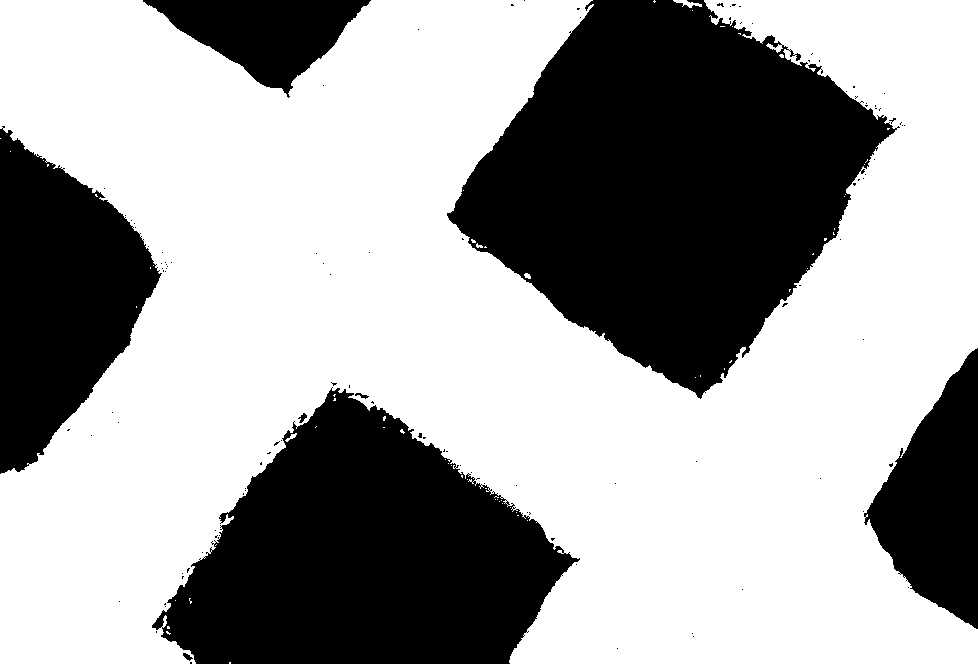
#> input picture measurement/Figures/corner_detector.png, 978 x 664 px
$ python fast_corner.py
#> lines starting #> are read from the running program, lines starting #| are printed output that depends on the picture; after the words box and inside, x2 and y2 are one past the last pixel; in counts of white or black regions, pixels touching at a corner belong together
import numpy as np
from PIL import Image
from skimage.feature import corner_peaks
from skimage.feature import corner_subpix, corner_fast
from matplotlib import pyplot as plt

# Image is opened and is converted to grayscale.
img = Image.open('../Figures/corner_detector.png').convert('L')
#> img: PIL image 978x664 L; 62.9% white; 116 black regions (108 under 20 px), largest, box (x1, y1, x2, y2) and area: (447, 0, 900, 399) 105013, (152, 387, 580, 664) 72316, (0, 126, 162, 474) 33832
# img is converted to an ndarray.
img1 = np.asarray(img)

corner_response = corner_fast(img1)
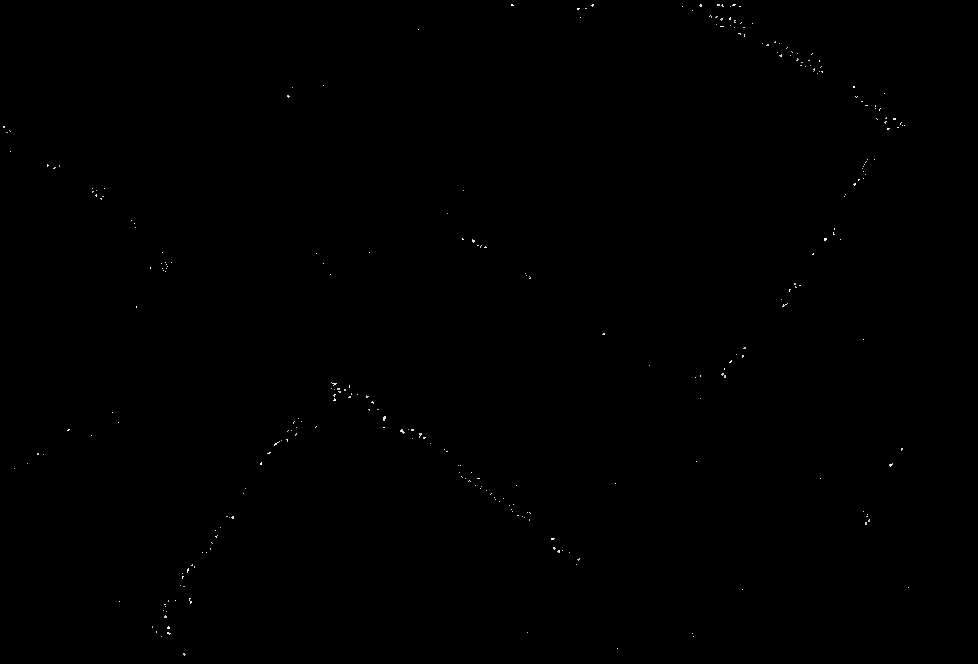
#> corner_response: shape (664, 978) float64; min 0, max 16, mean 0.0162; drawn with min black and max white
cpv = corner_peaks(corner_response, min_distance=50)
#> cpv = 29 pairs, first value 53 to 601, second value 104 to 908
corners_subpix_val = corner_subpix(img1, cpv, window_size=13)
#> corners_subpix_val = 29 rows, first 8: [54.06, 810.3], [85, 323], [93, 884], [158.1, 869.9], [192, 100.3], [230.2, 836.9], [236.7, 466.2], [252, 162]
fig, ax = plt.subplots()
ax.imshow(img1, interpolation='nearest', cmap=plt.cm.gray)
x = corners_subpix_val[:, 1]
y = corners_subpix_val[:, 0]
ax.plot(x, y, 'ob', markersize=10)
ax.axis('off')
plt.savefig('../Figures/corner_fast_detector_output.png', dpi=300)
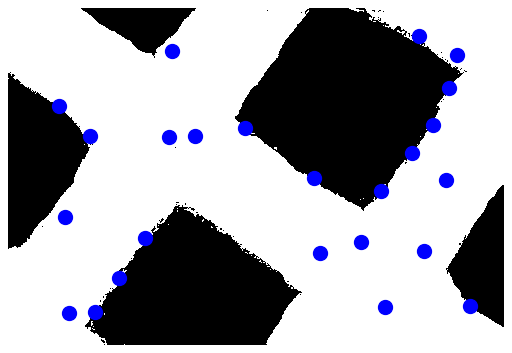
#> figure drawn by matplotlib, 1 panel
plt.show()

$ run again, with measurement/Figures/hlines.png copied over measurement/Figures/corner_detector.png
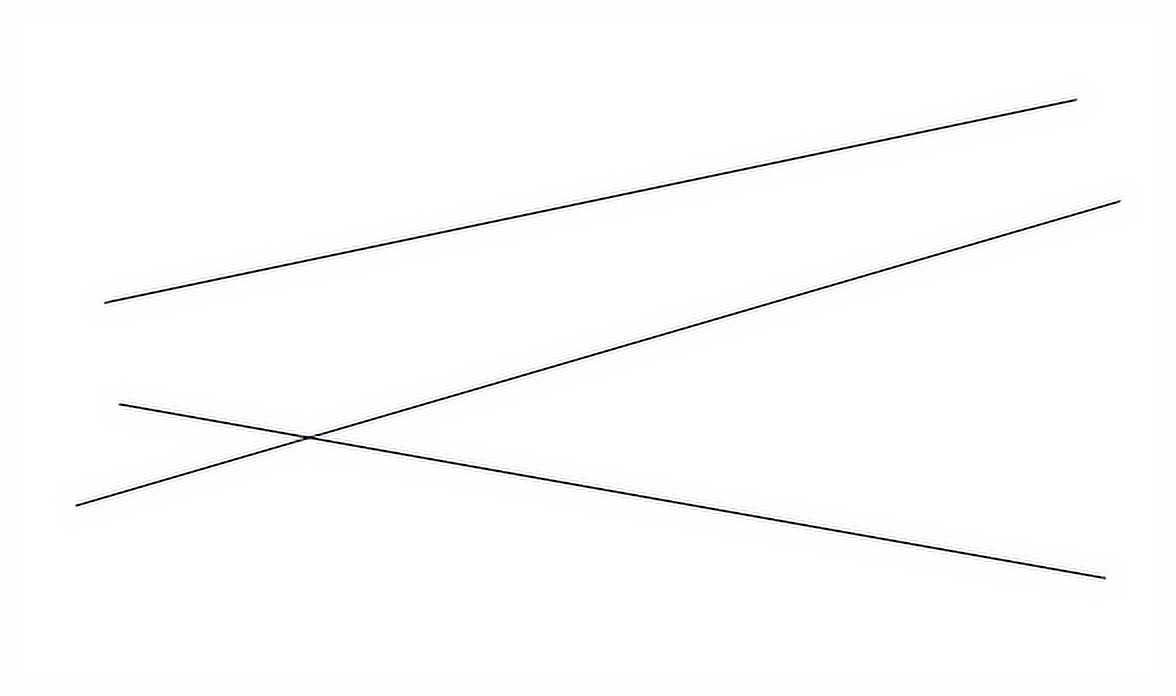
#> input picture measurement/Figures/hlines.png, 1176 x 696 px
#> cpv = 15 rows, first 8: [505, 77], [201, 1118], [404, 121], [434, 318], [228, 1025], [256, 929], [284, 833], [312, 737]
#> corners_subpix_val = 15 rows, first 8: [505.1, 75.05], [200.8, 1120.1], [403.9, 118.1], [436.6, 310.2], [228.3, 1025], [256.3, 929], [284.3, 833], [312.3, 737]
#> x = [75.05, 1120.1, 118.1, 310.2, 1025, 929, 833, 737, 641, 545, 449, 209, 103, 1076.5, 1104.1]
#> y = [505.1, 200.8, 403.9, 436.6, 228.3, 256.3, 284.3, 312.3, 340.3, 368.3, 396.3, 466.3, 302.8, 99.36, 577.4]
#> `plt.savefig('../Figures/corner_fast_detector_output.png', dpi=300)`:
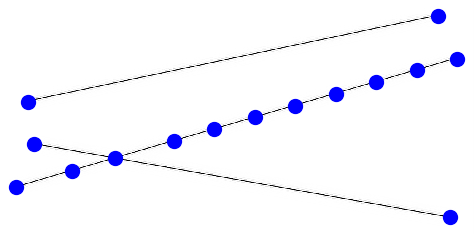
#> figure drawn by matplotlib, 1 panel
